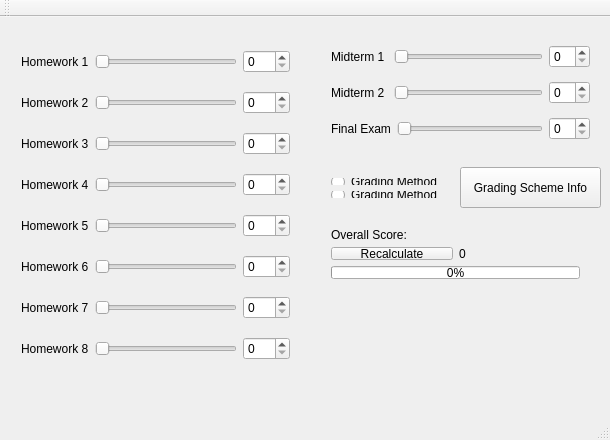
<?xml version="1.0" encoding="UTF-8"?>
<ui version="4.0">
 <class>MainWindow</class>
 <widget class="QMainWindow" name="MainWindow">
  <property name="geometry">
   <rect>
    <x>0</x>
    <y>0</y>
    <width>610</width>
    <height>440</height>
   </rect>
  </property>
  <property name="windowTitle">
   <string>MainWindow</string>
  </property>
  <widget class="QWidget" name="centralWidget">
   <widget class="QPushButton" name="pushButton">
    <property name="geometry">
     <rect>
      <x>460</x>
      <y>150</y>
      <width>141</width>
      <height>41</height>
     </rect>
    </property>
    <property name="text">
     <string>Grading Scheme Info</string>
    </property>
   </widget>
   <widget class="QWidget" name="">
    <property name="geometry">
     <rect>
      <x>10</x>
      <y>10</y>
      <width>291</width>
      <height>361</height>
     </rect>
    </property>
    <layout class="QVBoxLayout" name="verticalLayout">
     <item>
      <layout class="QHBoxLayout" name="horizontalLayout">
       <item>
        <widget class="QLabel" name="label">
         <property name="text">
          <string>Homework 1</string>
         </property>
        </widget>
       </item>
       <item>
        <widget class="QSlider" name="hw1">
         <property name="maximum">
          <number>100</number>
         </property>
         <property name="orientation">
          <enum>Qt::Horizontal</enum>
         </property>
        </widget>
       </item>
       <item>
        <widget class="QSpinBox" name="spinBox">
         <property name="maximum">
          <number>100</number>
         </property>
        </widget>
       </item>
      </layout>
     </item>
     <item>
      <layout class="QHBoxLayout" name="horizontalLayout_2">
       <item>
        <widget class="QLabel" name="label_2">
         <property name="text">
          <string>Homework 2</string>
         </property>
        </widget>
       </item>
       <item>
        <widget class="QSlider" name="hw2">
         <property name="maximum">
          <number>100</number>
         </property>
         <property name="orientation">
          <enum>Qt::Horizontal</enum>
         </property>
        </widget>
       </item>
       <item>
        <widget class="QSpinBox" name="spinBox_2">
         <property name="maximum">
          <number>100</number>
         </property>
        </widget>
       </item>
      </layout>
     </item>
     <item>
      <layout class="QHBoxLayout" name="horizontalLayout_3">
       <item>
        <widget class="QLabel" name="label_3">
         <property name="text">
          <string>Homework 3</string>
         </property>
        </widget>
       </item>
       <item>
        <widget class="QSlider" name="hw3">
         <property name="maximum">
          <number>100</number>
         </property>
         <property name="orientation">
          <enum>Qt::Horizontal</enum>
         </property>
        </widget>
       </item>
       <item>
        <widget class="QSpinBox" name="spinBox_3">
         <property name="maximum">
          <number>100</number>
         </property>
        </widget>
       </item>
      </layout>
     </item>
     <item>
      <layout class="QHBoxLayout" name="horizontalLayout_4">
       <item>
        <widget class="QLabel" name="label_4">
         <property name="text">
          <string>Homework 4</string>
         </property>
        </widget>
       </item>
       <item>
        <widget class="QSlider" name="hw4">
         <property name="maximum">
          <number>100</number>
         </property>
         <property name="orientation">
          <enum>Qt::Horizontal</enum>
         </property>
        </widget>
       </item>
       <item>
        <widget class="QSpinBox" name="spinBox_4">
         <property name="maximum">
          <number>100</number>
         </property>
        </widget>
       </item>
      </layout>
     </item>
     <item>
      <layout class="QHBoxLayout" name="horizontalLayout_5">
       <item>
        <widget class="QLabel" name="label_5">
         <property name="text">
          <string>Homework 5</string>
         </property>
        </widget>
       </item>
       <item>
        <widget class="QSlider" name="hw5">
         <property name="maximum">
          <number>100</number>
         </property>
         <property name="orientation">
          <enum>Qt::Horizontal</enum>
         </property>
        </widget>
       </item>
       <item>
        <widget class="QSpinBox" name="spinBox_5">
         <property name="maximum">
          <number>100</number>
         </property>
        </widget>
       </item>
      </layout>
     </item>
     <item>
      <layout class="QHBoxLayout" name="horizontalLayout_6">
       <item>
        <widget class="QLabel" name="label_6">
         <property name="text">
          <string>Homework 6</string>
         </property>
        </widget>
       </item>
       <item>
        <widget class="QSlider" name="hw6">
         <property name="maximum">
          <number>100</number>
         </property>
         <property name="orientation">
          <enum>Qt::Horizontal</enum>
         </property>
        </widget>
       </item>
       <item>
        <widget class="QSpinBox" name="spinBox_6">
         <property name="maximum">
          <number>100</number>
         </property>
        </widget>
       </item>
      </layout>
     </item>
     <item>
      <layout class="QHBoxLayout" name="horizontalLayout_8">
       <item>
        <widget class="QLabel" name="label_8">
         <property name="text">
          <string>Homework 7</string>
         </property>
        </widget>
       </item>
       <item>
        <widget class="QSlider" name="hw7">
         <property name="maximum">
          <number>100</number>
         </property>
         <property name="orientation">
          <enum>Qt::Horizontal</enum>
         </property>
        </widget>
       </item>
       <item>
        <widget class="QSpinBox" name="spinBox_8">
         <property name="maximum">
          <number>100</number>
         </property>
        </widget>
       </item>
      </layout>
     </item>
     <item>
      <layout class="QHBoxLayout" name="horizontalLayout_7">
       <item>
        <widget class="QLabel" name="label_7">
         <property name="text">
          <string>Homework 8</string>
         </property>
        </widget>
       </item>
       <item>
        <widget class="QSlider" name="hw8">
         <property name="maximum">
          <number>100</number>
         </property>
         <property name="orientation">
          <enum>Qt::Horizontal</enum>
         </property>
        </widget>
       </item>
       <item>
        <widget class="QSpinBox" name="spinBox_7">
         <property name="maximum">
          <number>100</number>
         </property>
        </widget>
       </item>
      </layout>
     </item>
    </layout>
   </widget>
   <widget class="QWidget" name="">
    <property name="geometry">
     <rect>
      <x>320</x>
      <y>10</y>
      <width>281</width>
      <height>131</height>
     </rect>
    </property>
    <layout class="QVBoxLayout" name="verticalLayout_3">
     <item>
      <layout class="QHBoxLayout" name="horizontalLayout_17">
       <item>
        <widget class="QLabel" name="label_17">
         <property name="text">
          <string>Midterm 1 </string>
         </property>
        </widget>
       </item>
       <item>
        <widget class="QSlider" name="mt1">
         <property name="orientation">
          <enum>Qt::Horizontal</enum>
         </property>
        </widget>
       </item>
       <item>
        <widget class="QSpinBox" name="spinBox_17"/>
       </item>
      </layout>
     </item>
     <item>
      <layout class="QHBoxLayout" name="horizontalLayout_18">
       <item>
        <widget class="QLabel" name="label_18">
         <property name="text">
          <string>Midterm 2 </string>
         </property>
        </widget>
       </item>
       <item>
        <widget class="QSlider" name="mt2">
         <property name="orientation">
          <enum>Qt::Horizontal</enum>
         </property>
        </widget>
       </item>
       <item>
        <widget class="QSpinBox" name="spinBox_18"/>
       </item>
      </layout>
     </item>
     <item>
      <layout class="QHBoxLayout" name="horizontalLayout_19">
       <item>
        <widget class="QLabel" name="label_19">
         <property name="text">
          <string>Final Exam</string>
         </property>
        </widget>
       </item>
       <item>
        <widget class="QSlider" name="fe">
         <property name="orientation">
          <enum>Qt::Horizontal</enum>
         </property>
        </widget>
       </item>
       <item>
        <widget class="QSpinBox" name="spinBox_19"/>
       </item>
      </layout>
     </item>
    </layout>
   </widget>
   <widget class="QWidget" name="">
    <property name="geometry">
     <rect>
      <x>320</x>
      <y>150</y>
      <width>131</width>
      <height>42</height>
     </rect>
    </property>
    <layout class="QVBoxLayout" name="verticalLayout_4">
     <item>
      <widget class="QRadioButton" name="radioButton">
       <property name="text">
        <string>Grading Method A</string>
       </property>
      </widget>
     </item>
     <item>
      <widget class="QRadioButton" name="radioButton_2">
       <property name="text">
        <string>Grading Method B</string>
       </property>
      </widget>
     </item>
    </layout>
   </widget>
   <widget class="QWidget" name="">
    <property name="geometry">
     <rect>
      <x>320</x>
      <y>200</y>
      <width>271</width>
      <height>73</height>
     </rect>
    </property>
    <layout class="QVBoxLayout" name="verticalLayout_5">
     <item>
      <widget class="QLabel" name="label_20">
       <property name="text">
        <string>Overall Score:</string>
       </property>
      </widget>
     </item>
     <item>
      <layout class="QHBoxLayout" name="horizontalLayout_20">
       <item>
        <widget class="QPushButton" name="pushButton_2">
         <property name="text">
          <string>Recalculate</string>
         </property>
        </widget>
       </item>
       <item>
        <widget class="QLabel" name="redo1">
         <property name="text">
          <string>0</string>
         </property>
        </widget>
       </item>
      </layout>
     </item>
     <item>
      <widget class="QProgressBar" name="redo2">
       <property name="value">
        <number>0</number>
       </property>
      </widget>
     </item>
    </layout>
   </widget>
  </widget>
  <widget class="QMenuBar" name="menuBar">
   <property name="geometry">
    <rect>
     <x>0</x>
     <y>0</y>
     <width>610</width>
     <height>21</height>
    </rect>
   </property>
  </widget>
  <widget class="QToolBar" name="mainToolBar">
   <attribute name="toolBarArea">
    <enum>TopToolBarArea</enum>
   </attribute>
   <attribute name="toolBarBreak">
    <bool>false</bool>
   </attribute>
  </widget>
  <widget class="QStatusBar" name="statusBar"/>
 </widget>
 <layoutdefault spacing="6" margin="11"/>
 <resources/>
 <connections>
  <connection>
   <sender>hw1</sender>
   <signal>valueChanged(int)</signal>
   <receiver>spinBox</receiver>
   <slot>setValue(int)</slot>
   <hints>
    <hint type="sourcelabel">
     <x>174</x>
     <y>58</y>
    </hint>
    <hint type="destinationlabel">
     <x>272</x>
     <y>58</y>
    </hint>
   </hints>
  </connection>
  <connection>
   <sender>spinBox</sender>
   <signal>valueChanged(int)</signal>
   <receiver>hw1</receiver>
   <slot>setValue(int)</slot>
   <hints>
    <hint type="sourcelabel">
     <x>273</x>
     <y>57</y>
    </hint>
    <hint type="destinationlabel">
     <x>236</x>
     <y>56</y>
    </hint>
   </hints>
  </connection>
  <connection>
   <sender>hw2</sender>
   <signal>valueChanged(int)</signal>
   <receiver>spinBox_2</receiver>
   <slot>setValue(int)</slot>
   <hints>
    <hint type="sourcelabel">
     <x>161</x>
     <y>108</y>
    </hint>
    <hint type="destinationlabel">
     <x>266</x>
     <y>105</y>
    </hint>
   </hints>
  </connection>
  <connection>
   <sender>hw3</sender>
   <signal>valueChanged(int)</signal>
   <receiver>spinBox_3</receiver>
   <slot>setValue(int)</slot>
   <hints>
    <hint type="sourcelabel">
     <x>196</x>
     <y>163</y>
    </hint>
    <hint type="destinationlabel">
     <x>256</x>
     <y>156</y>
    </hint>
   </hints>
  </connection>
  <connection>
   <sender>hw4</sender>
   <signal>valueChanged(int)</signal>
   <receiver>spinBox_4</receiver>
   <slot>setValue(int)</slot>
   <hints>
    <hint type="sourcelabel">
     <x>196</x>
     <y>207</y>
    </hint>
    <hint type="destinationlabel">
     <x>263</x>
     <y>210</y>
    </hint>
   </hints>
  </connection>
  <connection>
   <sender>hw5</sender>
   <signal>valueChanged(int)</signal>
   <receiver>spinBox_5</receiver>
   <slot>setValue(int)</slot>
   <hints>
    <hint type="sourcelabel">
     <x>196</x>
     <y>243</y>
    </hint>
    <hint type="destinationlabel">
     <x>266</x>
     <y>249</y>
    </hint>
   </hints>
  </connection>
  <connection>
   <sender>hw6</sender>
   <signal>valueChanged(int)</signal>
   <receiver>spinBox_6</receiver>
   <slot>setValue(int)</slot>
   <hints>
    <hint type="sourcelabel">
     <x>185</x>
     <y>295</y>
    </hint>
    <hint type="destinationlabel">
     <x>266</x>
     <y>295</y>
    </hint>
   </hints>
  </connection>
  <connection>
   <sender>hw7</sender>
   <signal>valueChanged(int)</signal>
   <receiver>spinBox_8</receiver>
   <slot>setValue(int)</slot>
   <hints>
    <hint type="sourcelabel">
     <x>203</x>
     <y>331</y>
    </hint>
    <hint type="destinationlabel">
     <x>265</x>
     <y>337</y>
    </hint>
   </hints>
  </connection>
  <connection>
   <sender>hw8</sender>
   <signal>valueChanged(int)</signal>
   <receiver>spinBox_7</receiver>
   <slot>setValue(int)</slot>
   <hints>
    <hint type="sourcelabel">
     <x>206</x>
     <y>385</y>
    </hint>
    <hint type="destinationlabel">
     <x>269</x>
     <y>385</y>
    </hint>
   </hints>
  </connection>
  <connection>
   <sender>spinBox_2</sender>
   <signal>valueChanged(int)</signal>
   <receiver>hw2</receiver>
   <slot>setValue(int)</slot>
   <hints>
    <hint type="sourcelabel">
     <x>266</x>
     <y>101</y>
    </hint>
    <hint type="destinationlabel">
     <x>221</x>
     <y>101</y>
    </hint>
   </hints>
  </connection>
  <connection>
   <sender>spinBox_3</sender>
   <signal>valueChanged(int)</signal>
   <receiver>hw3</receiver>
   <slot>setValue(int)</slot>
   <hints>
    <hint type="sourcelabel">
     <x>256</x>
     <y>156</y>
    </hint>
    <hint type="destinationlabel">
     <x>228</x>
     <y>159</y>
    </hint>
   </hints>
  </connection>
  <connection>
   <sender>spinBox_4</sender>
   <signal>valueChanged(int)</signal>
   <receiver>hw4</receiver>
   <slot>setValue(int)</slot>
   <hints>
    <hint type="sourcelabel">
     <x>262</x>
     <y>203</y>
    </hint>
    <hint type="destinationlabel">
     <x>200</x>
     <y>210</y>
    </hint>
   </hints>
  </connection>
  <connection>
   <sender>spinBox_5</sender>
   <signal>valueChanged(int)</signal>
   <receiver>hw5</receiver>
   <slot>setValue(int)</slot>
   <hints>
    <hint type="sourcelabel">
     <x>259</x>
     <y>249</y>
    </hint>
    <hint type="destinationlabel">
     <x>214</x>
     <y>249</y>
    </hint>
   </hints>
  </connection>
  <connection>
   <sender>spinBox_6</sender>
   <signal>valueChanged(int)</signal>
   <receiver>hw6</receiver>
   <slot>setValue(int)</slot>
   <hints>
    <hint type="sourcelabel">
     <x>266</x>
     <y>284</y>
    </hint>
    <hint type="destinationlabel">
     <x>214</x>
     <y>301</y>
    </hint>
   </hints>
  </connection>
  <connection>
   <sender>spinBox_8</sender>
   <signal>valueChanged(int)</signal>
   <receiver>hw7</receiver>
   <slot>setValue(int)</slot>
   <hints>
    <hint type="sourcelabel">
     <x>262</x>
     <y>337</y>
    </hint>
    <hint type="destinationlabel">
     <x>217</x>
     <y>341</y>
    </hint>
   </hints>
  </connection>
  <connection>
   <sender>spinBox_7</sender>
   <signal>valueChanged(int)</signal>
   <receiver>hw8</receiver>
   <slot>setValue(int)</slot>
   <hints>
    <hint type="sourcelabel">
     <x>266</x>
     <y>375</y>
    </hint>
    <hint type="destinationlabel">
     <x>214</x>
     <y>388</y>
    </hint>
   </hints>
  </connection>
  <connection>
   <sender>mt1</sender>
   <signal>valueChanged(int)</signal>
   <receiver>spinBox_17</receiver>
   <slot>setValue(int)</slot>
   <hints>
    <hint type="sourcelabel">
     <x>465</x>
     <y>65</y>
    </hint>
    <hint type="destinationlabel">
     <x>577</x>
     <y>65</y>
    </hint>
   </hints>
  </connection>
  <connection>
   <sender>mt2</sender>
   <signal>valueChanged(int)</signal>
   <receiver>spinBox_18</receiver>
   <slot>setValue(int)</slot>
   <hints>
    <hint type="sourcelabel">
     <x>461</x>
     <y>114</y>
    </hint>
    <hint type="destinationlabel">
     <x>573</x>
     <y>108</y>
    </hint>
   </hints>
  </connection>
  <connection>
   <sender>fe</sender>
   <signal>valueChanged(int)</signal>
   <receiver>spinBox_19</receiver>
   <slot>setValue(int)</slot>
   <hints>
    <hint type="sourcelabel">
     <x>479</x>
     <y>160</y>
    </hint>
    <hint type="destinationlabel">
     <x>570</x>
     <y>157</y>
    </hint>
   </hints>
  </connection>
  <connection>
   <sender>spinBox_19</sender>
   <signal>valueChanged(int)</signal>
   <receiver>fe</receiver>
   <slot>setValue(int)</slot>
   <hints>
    <hint type="sourcelabel">
     <x>574</x>
     <y>160</y>
    </hint>
    <hint type="destinationlabel">
     <x>514</x>
     <y>160</y>
    </hint>
   </hints>
  </connection>
  <connection>
   <sender>spinBox_18</sender>
   <signal>valueChanged(int)</signal>
   <receiver>mt2</receiver>
   <slot>setValue(int)</slot>
   <hints>
    <hint type="sourcelabel">
     <x>567</x>
     <y>108</y>
    </hint>
    <hint type="destinationlabel">
     <x>514</x>
     <y>108</y>
    </hint>
   </hints>
  </connection>
  <connection>
   <sender>spinBox_17</sender>
   <signal>valueChanged(int)</signal>
   <receiver>mt1</receiver>
   <slot>setValue(int)</slot>
   <hints>
    <hint type="sourcelabel">
     <x>574</x>
     <y>55</y>
    </hint>
    <hint type="destinationlabel">
     <x>539</x>
     <y>55</y>
    </hint>
   </hints>
  </connection>
 </connections>
</ui>
